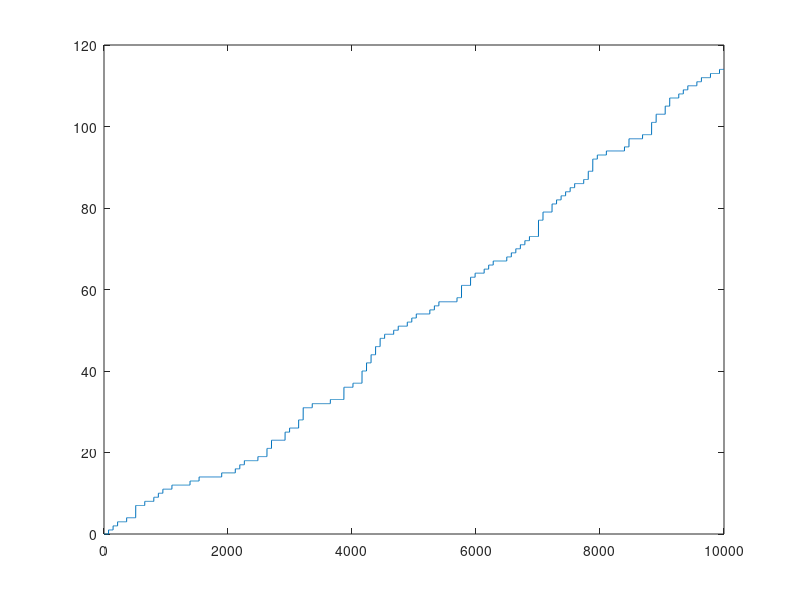

Here is the MATLAB script that generated this plot:
clear;
lambda = 1.2;
n = 500;
zeta = poissrnd(lambda,[n,1]);
T0 = 0;
T = zeros(n,1);
for i = 1:n
    T(i) = sum(zeta(1:i));
end

S = 10000;
time_idx = linspace(0,137,S);
X_t = zeros(S,1);
for i =1:S
    t = time_idx(i);
    if find(T < t,1,'last')
        X_t(i) = find(T < t,1,'last');
    else
        X_t(i) = 0;
    end
end

time_idx = time_idx';

plot(X_t)